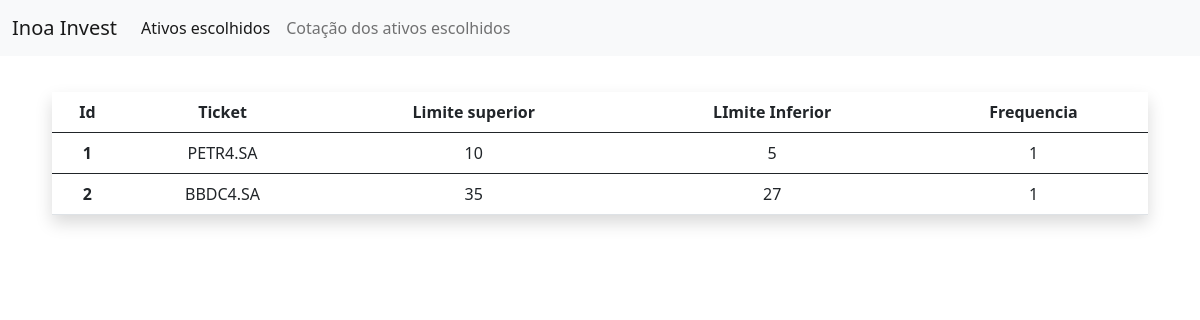
The app's page /, older data.
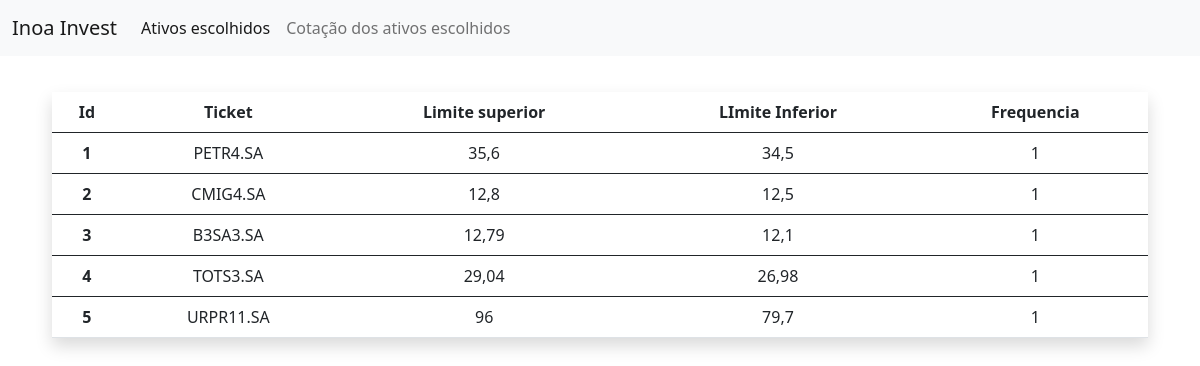
The same page, newer data.
### app_inoa/models.py (models this page shows, shortened)
class Item(models.Model):
    nome = models.TextField(max_length=100)
    upper_limit = models.FloatField(default=0.0)
    lower_limit = models.FloatField(default=0.0)
    frequency = models.IntegerField(default=0)
    created_at = models.DateTimeField(auto_now=True)

### app_inoa/views.py (the view)
# urls.py: path('', views.monitora, name='monitora'),
def monitora(request):
            ativos = Item.objects.all()
            return render(request, 'monitora.html',{'meus_ativos':ativos})

### app_inoa/templates/monitora.html (shortened to what this page needs)
<!DOCTYPE html>
 {% load static %}
<html lang="pt-br">
  <head>
    <link
      href="https://cdn.jsdelivr.net/npm/bootstrap@5.0.2/dist/css/bootstrap.min.css"
      rel="stylesheet"
    />
     <link rel="stylesheet" href="{% static 'css/style.css' %}" />
  </head>
  <body>
    <nav class="navbar navbar-expand-lg navbar-light bg-light">
        <div class="container-fluid">
          <a class="navbar-brand">Inoa Invest</a>
          <div class="collapse navbar-collapse" id="navbarText">
            <ul class="navbar-nav me-auto mb-2 mb-lg-0">
              <li class="nav-item">
                <a
                  class="nav-link active"
                  aria-current="page"
                  href="{% url 'monitora' %}"
                  >Ativos escolhidos</a
                >
              </li>
              <li class="nav-item">
                <a class="nav-link" href="{% url 'cotacao' %}">Cotação dos ativos escolhidos</a>
              </li>
            </ul>
          </div>
        </div>
      </nav>
    <section class="templateHome">
    <div class="pd-th mg-th">
      <div acton="update"  method="get">
        <table class="table table-hover shadow p-3 mb-5 bg-white">
          <thead>
            <tr>
              <th scope="col">Id</th>
              <th scope="col">Ticket</th>
              <th scope="col">Limite superior</th>
              <th scope="col">LImite Inferior</th>
              <th scope="col">Frequencia</th>
            </tr>
          </thead>
          {% for item in meus_ativos %}
          <tbody id="minha-tabela">
            <tr id="tickets">
              <th scope="row">{{item.id}}</th>
              <td>{{item.nome}}</td>
              <td>{{item.upper_limit}}</td>
              <td>{{item.lower_limit}}</td>
              <td>{{item.frequency}}</td>
            </tr>
          </tbody>
          {% endfor %}
        </table>
      </div>
    </body>
</html>

### app_inoa/static/css/style.css (style rules this page uses)
.templateHome { text-align: center; margin: 20px; }
.pd-th { padding: 1rem; }
.mg-th { margin:1rem; }

Row changes from the older to the newer data that the page shows:
changed Item "PETR4.SA": upper_limit "10" → "35,6"; lower_limit "5" → "34,5"
changed Item id 2: nome "BBDC4.SA" → "CMIG4.SA"; upper_limit "35" → "12,8"; lower_limit "27" → "12,5"
added Item: id "3", nome "B3SA3.SA", upper_limit "12,79", lower_limit "12,1", frequency "1"
added Item: id "4", nome "TOTS3.SA", upper_limit "29,04", lower_limit "26,98", frequency "1"
added Item: id "5", nome "URPR11.SA", upper_limit "96", lower_limit "79,7", frequency "1"
